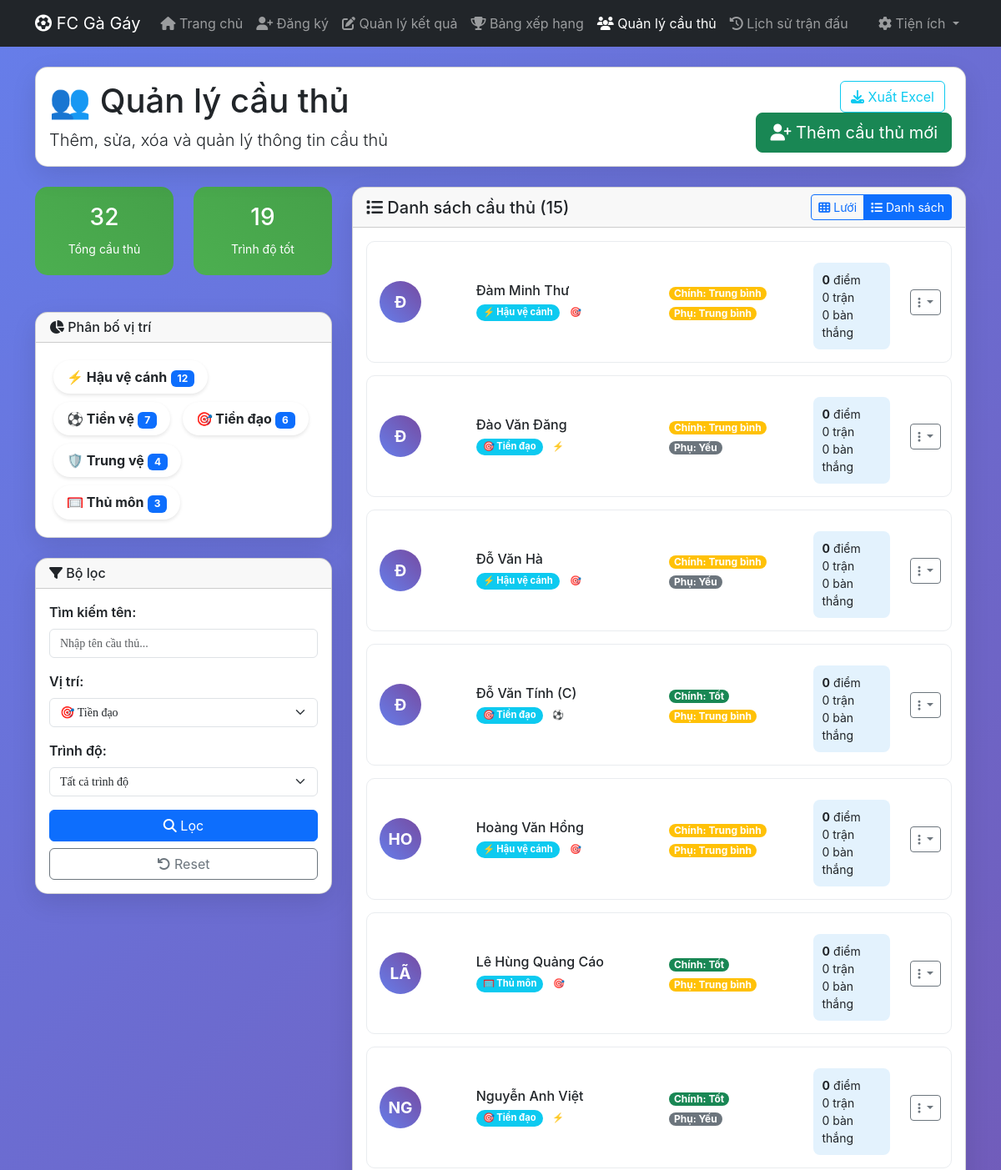
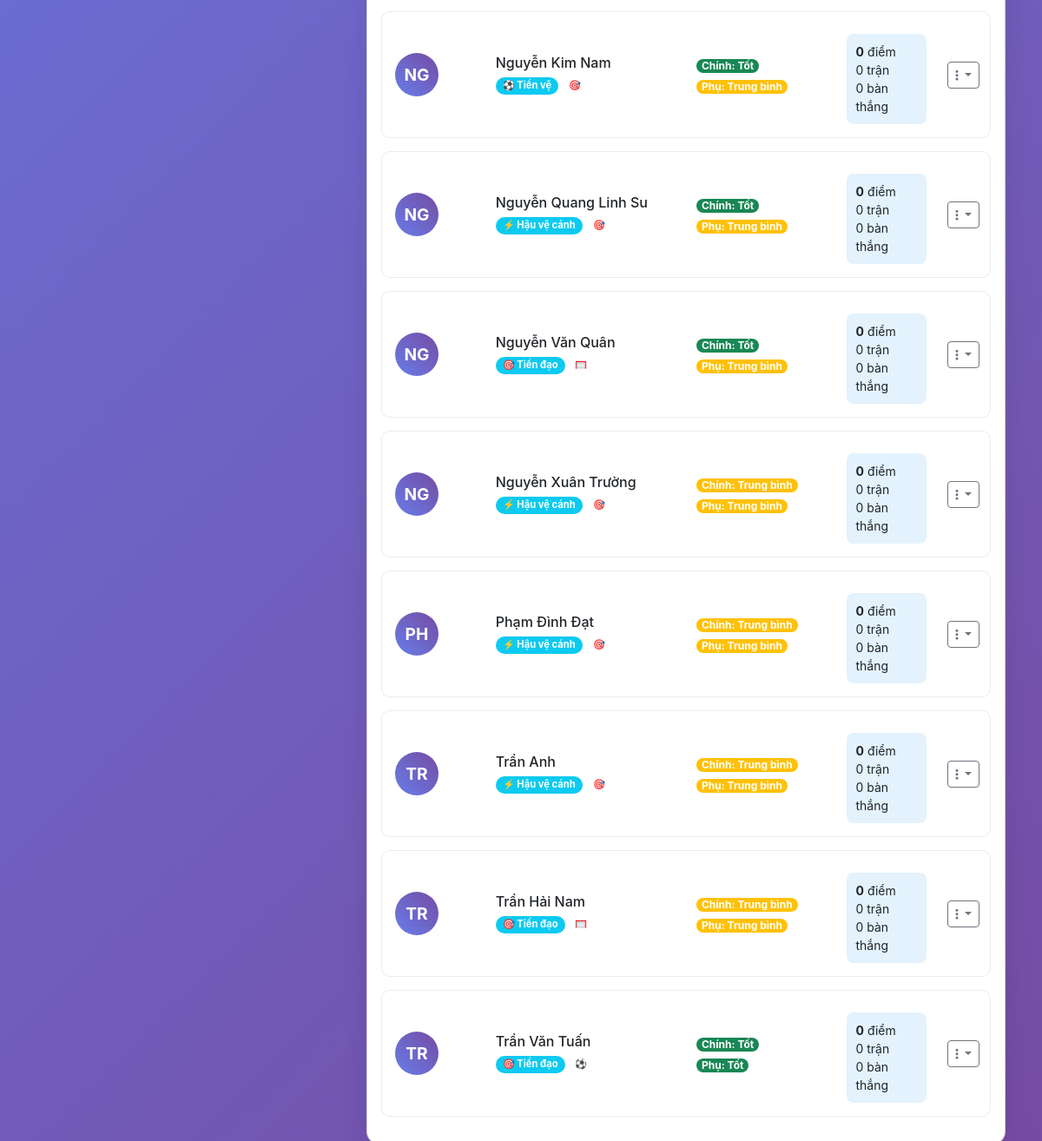
/players.php?position=Tiền đạo, run on the app's committed database (2 pictures, top to bottom).
### tables this page shows
CREATE TABLE players (
    id INT AUTO_INCREMENT PRIMARY KEY,
    name VARCHAR(100) NOT NULL,
    main_position ENUM('Thủ môn', 'Trung vệ', 'Hậu vệ cánh', 'Tiền vệ', 'Tiền đạo') NOT NULL,
    secondary_position ENUM('Thủ môn', 'Trung vệ', 'Hậu vệ cánh', 'Tiền vệ', 'Tiền đạo'),
    main_skill ENUM('Tốt', 'Trung bình', 'Yếu') NOT NULL,
    secondary_skill ENUM('Tốt', 'Trung bình', 'Yếu'),
    total_points INT DEFAULT 0,
    total_matches INT DEFAULT 0,
    total_wins INT DEFAULT 0,
    total_goals INT DEFAULT 0,
    total_assists INT DEFAULT 0,
    created_at TIMESTAMP DEFAULT CURRENT_TIMESTAMP,
    updated_at TIMESTAMP DEFAULT CURRENT_TIMESTAMP ON UPDATE CURRENT_TIMESTAMP
);

### config.php (called while the page is built, shortened)
<?php
function formatPosition($position) {
    $positions = [
        'Thủ môn' => '🥅',
        'Trung vệ' => '🛡️',
        'Hậu vệ cánh' => '⚡',
        'Tiền vệ' => '⚽',
        'Tiền đạo' => '🎯'
    ];
    return ($positions[$position] ?? '') . ' ' . $position;
}
function formatSkill($skill) {
    $colors = [
        'Tốt' => 'success',
        'Trung bình' => 'warning',
        'Yếu' => 'secondary'
    ];
    return [
        'text' => $skill,
        'color' => $colors[$skill] ?? 'secondary'
    ];
}
?>

### players.php (the view, shortened to what this page needs)
<?php
require_once 'config.php';
$pdo = DB::getInstance();
$positionFilter = $_GET['position'] ?? '';
$search = $_GET['search'] ?? '';
$whereConditions = [];
$params = [];
if (!empty($positionFilter)) {
    $whereConditions[] = "(main_position = ? OR secondary_position = ?)";
    $params[] = $positionFilter;
    $params[] = $positionFilter;
}
$whereClause = empty($whereConditions) ? '' : 'WHERE ' . implode(' AND ', $whereConditions);
$stmt = $pdo->prepare("
    SELECT * FROM players
    $whereClause
    ORDER BY name ASC
");
$stmt->execute($params);
$players = $stmt->fetchAll();
$stmt = $pdo->query("
    SELECT
        COUNT(*) as total_players,
        COUNT(CASE WHEN main_skill = 'Tốt' THEN 1 END) as good_players,
        COUNT(CASE WHEN main_skill = 'Trung bình' THEN 1 END) as average_players,
        COUNT(CASE WHEN main_skill = 'Yếu' THEN 1 END) as weak_players
    FROM players
");
$stats = $stmt->fetch();
$stmt = $pdo->query("
    SELECT main_position, COUNT(*) as count
    FROM players
    GROUP BY main_position
    ORDER BY count DESC
");
$positionStats = $stmt->fetchAll();
?>
<!DOCTYPE html>
<html lang="vi">
<head>
    <link href="https://cdn.jsdelivr.net/npm/bootstrap@5.3.0/dist/css/bootstrap.min.css" rel="stylesheet">
    <link href="https://cdnjs.cloudflare.com/ajax/libs/font-awesome/6.4.0/css/all.min.css" rel="stylesheet">
</head>
<body class="gradient-bg">
    <nav class="navbar navbar-expand-lg navbar-dark bg-dark">
        <div class="container">
            <a class="navbar-brand" href="index.php">
                <i class="fas fa-futbol"></i> FC Gà Gáy
            </a>
            <div class="collapse navbar-collapse" id="navbarNav">
                <ul class="navbar-nav me-auto">
                    <li class="nav-item">
                        <a class="nav-link" href="index.php">
                            <i class="fas fa-home"></i> Trang chủ
                        </a>
                    </li>
                    <li class="nav-item">
                        <a class="nav-link" href="register.php">
                            <i class="fas fa-user-plus"></i> Đăng ký
                        </a>
                    </li>
                    <li class="nav-item">
                        <a class="nav-link" href="match_result.php">
                            <i class="fas fa-edit"></i> Quản lý kết quả
                        </a>
                    </li>
                    <li class="nav-item">
                        <a class="nav-link" href="leaderboard.php">
                            <i class="fas fa-trophy"></i> Bảng xếp hạng
                        </a>
                    </li>
                    <li class="nav-item">
                        <a class="nav-link active" href="players.php">
                            <i class="fas fa-users"></i> Quản lý cầu thủ
                        </a>
                    </li>
                    <li class="nav-item">
                        <a class="nav-link" href="history.php">
                            <i class="fas fa-history"></i> Lịch sử trận đấu
                        </a>
                    </li>
                </ul>
                <ul class="navbar-nav">
                    <li class="nav-item dropdown">
                        <a class="nav-link dropdown-toggle" href="#" role="button" data-bs-toggle="dropdown">
                            <i class="fas fa-cog"></i> Tiện ích
                        </a>
                    </li>
                </ul>
            </div>
        </div>
    </nav>
    <div class="container py-4">
        <div class="card card-custom mb-4">
            <div class="card-body">
                <div class="row align-items-center">
                    <div class="col-md-8">
                        <h1 class="mb-2">👥 Quản lý cầu thủ</h1>
                        <p class="lead mb-0">Thêm, sửa, xóa và quản lý thông tin cầu thủ</p>
                    </div>
                    <div class="col-md-4 text-end">
                        <button type="button" class="btn btn-success btn-lg" data-bs-toggle="modal" data-bs-target="#addPlayerModal">
                            <i class="fas fa-user-plus"></i> Thêm cầu thủ mới
                        </button>
                    </div>
                </div>
            </div>
        </div>
        <div class="row">
            <div class="col-lg-4">
                <div class="row mb-4">
                    <div class="col-6">
                        <div class="stats-card">
                            <h3><?= $stats['total_players'] ?></h3>
                            <small>Tổng cầu thủ</small>
                        </div>
                    </div>
                    <div class="col-6">
                        <div class="stats-card">
                            <h3><?= $stats['good_players'] ?></h3>
                            <small>Trình độ tốt</small>
                        </div>
                    </div>
                </div>
                <div class="card card-custom mb-4">
                    <div class="card-header">
                        <h6 class="mb-0">
                            <i class="fas fa-chart-pie"></i> Phân bố vị trí
                        </h6>
                    </div>
                    <div class="card-body">
                        <?php foreach ($positionStats as $stat): ?>
                            <div class="position-stat">
                                <strong><?= formatPosition($stat['main_position']) ?></strong>
                                <span class="badge bg-primary"><?= $stat['count'] ?></span>
                            </div>
                        <?php endforeach; ?>
                    </div>
                </div>
                <div class="card card-custom">
                    <div class="card-header">
                        <h6 class="mb-0">
                            <i class="fas fa-filter"></i> Bộ lọc
                        </h6>
                    </div>
                    <div class="card-body">
                        <form method="GET" action="players.php">
                            <div class="mb-3">
                                <label class="form-label">Tìm kiếm tên:</label>
                                <input type="text" class="form-control" name="search" value="<?= htmlspecialchars($search) ?>" placeholder="Nhập tên cầu thủ...">
                            </div>
                            <div class="mb-3">
                                <label class="form-label">Vị trí:</label>
                                <select class="form-select" name="position">
                                    <option value="Tiền đạo" <?= $positionFilter === 'Tiền đạo' ? 'selected' : '' ?>>🎯 Tiền đạo</option>
                                </select>
                            </div>
                            <div class="mb-3">
                                <label class="form-label">Trình độ:</label>
                                <select class="form-select" name="skill">
                                    <option value="">Tất cả trình độ</option>
                                </select>
                            </div>
                            <div class="d-grid gap-2">
                                <button type="submit" class="btn btn-primary">
                                    <i class="fas fa-search"></i> Lọc
                                </button>
                                <a href="players.php" class="btn btn-outline-secondary">
                                    <i class="fas fa-undo"></i> Reset
                                </a>
                            </div>
                        </form>
                    </div>
                </div>
            </div>
            <div class="col-lg-8">
                <div class="card card-custom">
                    <div class="card-header d-flex justify-content-between align-items-center">
                        <h5 class="mb-0">
                            <i class="fas fa-list"></i> Danh sách cầu thủ (<?= count($players) ?>)
                        </h5>
                        <div class="btn-group">
                            <button class="btn btn-sm btn-outline-primary" onclick="toggleView('grid')" id="gridViewBtn">
                                <i class="fas fa-th"></i> Lưới
                            </button>
                            <button class="btn btn-sm btn-outline-primary active" onclick="toggleView('list')" id="listViewBtn">
                                <i class="fas fa-list"></i> Danh sách
                            </button>
                        </div>
                    </div>
                    <div class="card-body">
                        <?php if (empty($players)): ?>
                            <div class="text-center py-5">
                                <i class="fas fa-users fa-3x text-muted mb-3"></i>
                                <h5 class="text-muted">Không tìm thấy cầu thủ nào</h5>
                                <p class="text-muted">Thử thay đổi bộ lọc hoặc thêm cầu thủ mới</p>
                            </div>
                        <?php else: ?>
                            <div id="playersList">
                                <?php foreach ($players as $player): ?>
                                    <div class="player-card">
                                        <div class="row align-items-center">
                                            <div class="col-md-2">
                                                <div class="player-avatar">
                                                    <?= strtoupper(substr($player['name'], 0, 2)) ?>
                                                </div>
                                            </div>
                                            <div class="col-md-4">
                                                <h6 class="mb-1"><?= htmlspecialchars($player['name']) ?></h6>
                                                <div class="small text-muted">
                                                    <span class="badge bg-info position-badge">
                                                        <?= formatPosition($player['main_position']) ?>
                                                    </span>
                                                    <?php if ($player['secondary_position']): ?>
                                                        <span class="badge bg-outline-info position-badge">
                                                            <?= formatPosition($player['secondary_position']) ?>
                                                        </span>
                                                    <?php endif; ?>
                                                </div>
                                            </div>
                                            <div class="col-md-3">
                                                <?php $skill = formatSkill($player['main_skill']); ?>
                                                <span class="badge bg-<?= $skill['color'] ?> skill-badge">
                                                    Chính: <?= $skill['text'] ?>
                                                </span>
                                                <?php if ($player['secondary_skill']): ?>
                                                    <?php $secSkill = formatSkill($player['secondary_skill']); ?>
                                                    <br><span class="badge bg-<?= $secSkill['color'] ?> skill-badge mt-1">
                                                        Phụ: <?= $secSkill['text'] ?>
                                                    </span>
                                                <?php endif; ?>
                                            </div>
                                            <div class="col-md-2">
                                                <div class="player-stats small">
                                                    <div><strong><?= $player['total_points'] ?></strong> điểm</div>
                                                    <div><?= $player['total_matches'] ?> trận</div>
                                                    <div><?= $player['total_goals'] ?> bàn thắng</div>
                                                </div>
                                            </div>
                                            <div class="col-md-1">
                                                <div class="dropdown">
                                                    <button class="btn btn-sm btn-outline-secondary dropdown-toggle" data-bs-toggle="dropdown">
                                                        <i class="fas fa-ellipsis-v"></i>
                                                    </button>
                                                </div>
                                            </div>
                                        </div>
                                    </div>
                                <?php endforeach; ?>
                            </div>
                        <?php endif; ?>
                    </div>
                </div>
            </div>
        </div>
    </div>
</body>
</html>

### players.php (style rules this page uses)
* { font-family: -apple-system, BlinkMacSystemFont, "Segoe UI", Roboto, "Helvetica Neue", Arial, "Noto Sans", sans-serif, "Apple Color Emoji", "Segoe UI Emoji", "Segoe UI Symbol", "Noto Color Emoji"; }
input, select, textarea { font-family: 'Times New Roman', Times, serif; !important; font-size: 14px !important; line-height: 1.5 !important; text-transform: none; }
.form-control, .form-select { font-family: 'Times New Roman', Times, serif; !important; -webkit-font-smoothing: antialiased; -moz-osx-font-smoothing: grayscale; text-transform: none; }
.gradient-bg { background: linear-gradient(135deg, #667eea 0%, #764ba2 100%); min-height: 100vh; }
.card-custom { border-radius: 15px; box-shadow: 0 10px 30px rgba(0,0,0,0.1); }
.player-card { border: 1px solid #e9ecef; border-radius: 10px; padding: 15px; margin-bottom: 15px; background: white; transition: all 0.3s ease; }
.position-badge { font-size: 0.8em; padding: 4px 8px; border-radius: 12px; }
.skill-badge { font-size: 0.75em; padding: 2px 6px; border-radius: 8px; }
.stats-card { background: linear-gradient(45deg, #4CAF50, #45a049); color: white; border-radius: 15px; padding: 20px; text-align: center; margin-bottom: 20px; }
.player-avatar { width: 50px; height: 50px; border-radius: 50%; background: linear-gradient(45deg, #667eea, #764ba2); display: flex; align-items: center; justify-content: center; color: white; font-weight: bold; font-size: 1.2em; }
.form-label { font-weight: 600; }
.player-stats { background: #e3f2fd; border-radius: 8px; padding: 10px; margin-top: 10px; }
.position-stat { display: inline-block; background: white; border-radius: 20px; padding: 8px 16px; margin: 5px; box-shadow: 0 2px 4px rgba(0,0,0,0.1); }

### data on the page
players: name "Đ", name "Đàm Minh Thư", main_position "⚡ Hậu vệ cánh", secondary_position "🎯 Tiền đạo", main_skill "Trung bình", secondary_skill "Trung bình", total_points "0", total_matches "0", total_goals "0"
players: name "Đ", name "Đào Văn Đăng", main_position "🎯 Tiền đạo", secondary_position "⚡ Hậu vệ cánh", main_skill "Trung bình", secondary_skill "Yếu", total_points "0", total_matches "0", total_goals "0"
players: name "Đ", name "Đỗ Văn Hà", main_position "⚡ Hậu vệ cánh", secondary_position "🎯 Tiền đạo", main_skill "Trung bình", secondary_skill "Yếu", total_points "0", total_matches "0", total_goals "0"
players: name "Đ", name "Đỗ Văn Tính (C)", main_position "🎯 Tiền đạo", secondary_position "⚽ Tiền vệ", main_skill "Tốt", secondary_skill "Trung bình", total_points "0", total_matches "0", total_goals "0"
players: name "HO", name "Hoàng Văn Hồng", main_position "⚡ Hậu vệ cánh", secondary_position "🎯 Tiền đạo", main_skill "Trung bình", secondary_skill "Trung bình", total_points "0", total_matches "0", total_goals "0"
players: name "LÃ", name "Lê Hùng Quảng Cáo", main_position "🥅 Thủ môn", secondary_position "🎯 Tiền đạo", main_skill "Tốt", secondary_skill "Trung bình", total_points "0", total_matches "0", total_goals "0"
players: name "NG", name "Nguyễn Anh Việt", main_position "🎯 Tiền đạo", secondary_position "⚡ Hậu vệ cánh", main_skill "Tốt", secondary_skill "Yếu", total_points "0", total_matches "0", total_goals "0"
players: name "NG", name "Nguyễn Kim Nam", main_position "⚽ Tiền vệ", secondary_position "🎯 Tiền đạo", main_skill "Tốt", secondary_skill "Trung bình", total_points "0", total_matches "0", total_goals "0"
players: name "NG", name "Nguyễn Quang Linh Su", main_position "⚡ Hậu vệ cánh", secondary_position "🎯 Tiền đạo", main_skill "Tốt", secondary_skill "Trung bình", total_points "0", total_matches "0", total_goals "0"
players: name "NG", name "Nguyễn Văn Quân", main_position "🎯 Tiền đạo", secondary_position "🥅 Thủ môn", main_skill "Tốt", secondary_skill "Trung bình", total_points "0", total_matches "0", total_goals "0"
players: name "NG", name "Nguyễn Xuân Trường", main_position "⚡ Hậu vệ cánh", secondary_position "🎯 Tiền đạo", main_skill "Trung bình", secondary_skill "Trung bình", total_points "0", total_matches "0", total_goals "0"
players: name "PH", name "Phạm Đình Đạt", main_position "⚡ Hậu vệ cánh", secondary_position "🎯 Tiền đạo", main_skill "Trung bình", secondary_skill "Trung bình", total_points "0", total_matches "0", total_goals "0"
players: name "TR", name "Trần Anh", main_position "⚡ Hậu vệ cánh", secondary_position "🎯 Tiền đạo", main_skill "Trung bình", secondary_skill "Trung bình", total_points "0", total_matches "0", total_goals "0"
players: name "TR", name "Trần Hải Nam", main_position "🎯 Tiền đạo", secondary_position "🥅 Thủ môn", main_skill "Trung bình", secondary_skill "Trung bình", total_points "0", total_matches "0", total_goals "0"
players: name "TR", name "Trần Văn Tuấn", main_position "🎯 Tiền đạo", secondary_position "⚽ Tiền vệ", main_skill "Tốt", secondary_skill "Tốt", total_points "0", total_matches "0", total_goals "0"

### other printed values
$stats['total_players'] "32"
$stats['good_players'] "19"
formatPosition($stat['main_position']) "⚡ Hậu vệ cánh"
$stat['count'] "12"
formatPosition($stat['main_position']) "⚽ Tiền vệ"
$stat['count'] "7"
formatPosition($stat['main_position']) "🎯 Tiền đạo"
$stat['count'] "6"
formatPosition($stat['main_position']) "🛡️ Trung vệ"
$stat['count'] "4"
formatPosition($stat['main_position']) "🥅 Thủ môn"
$stat['count'] "3"
count($players) "15"
